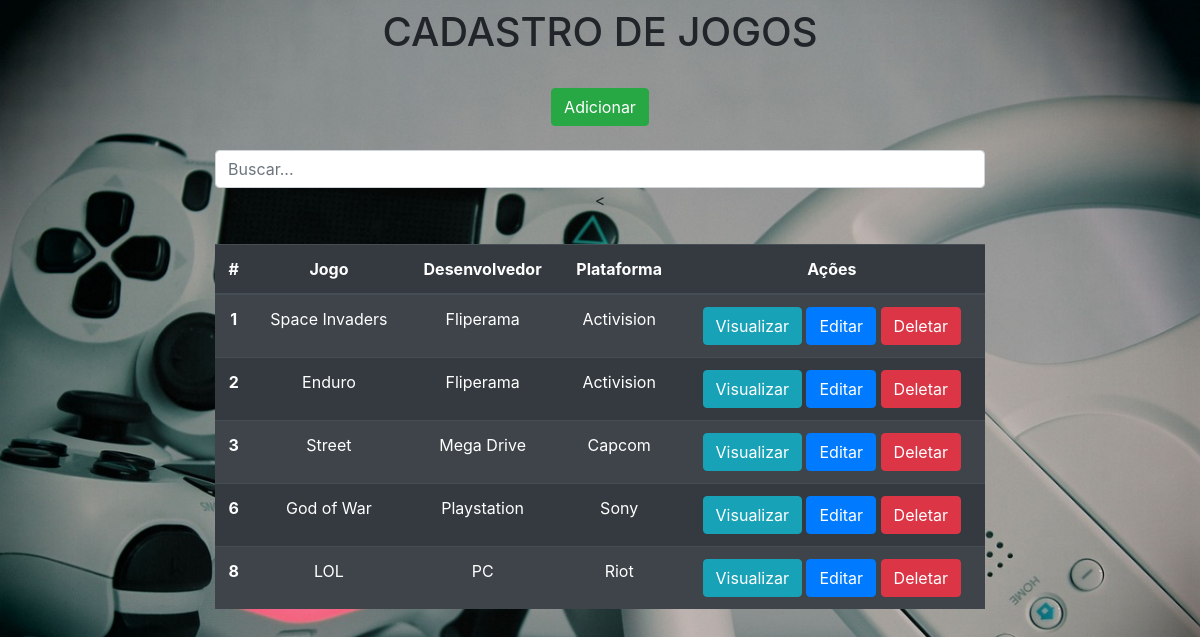
The app's page /, older data.
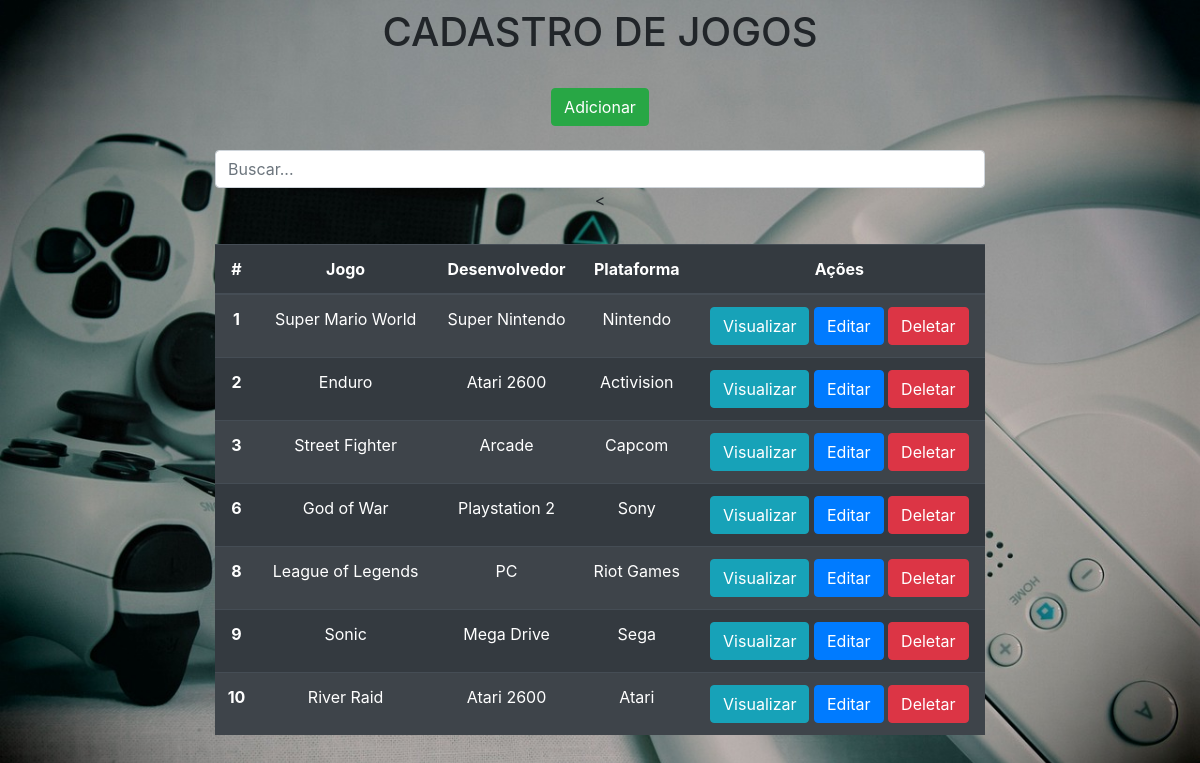
The same page, newer data.
### app/models.py (models this page shows)
class Jogos(models.Model):
    jogo = models.CharField(max_length=150)
    plataforma = models.CharField(max_length=100)
    desenvolvedor = models.CharField(max_length=150)

### app/views.py (the view)
# urls.py: 2. Add a URL to urlpatterns:  path('', views.home, name='home')
def home(request):
    data = {}
    search = request.GET.get('search')
    if search:
        data['db'] = Jogos.objects.filter(plataforma__icontains=search)
    else:
        data['db'] = Jogos.objects.all()
    return render(request, 'index.html', data)

### app/templates/index.html (shortened to what this page needs)
<!DOCTYPE html>
<html lang="pt-br">
<head>
    <link rel="stylesheet" href="https://cdn.jsdelivr.net/npm/bootstrap@4.6.2/dist/css/bootstrap.min.css" >
    <link rel="stylesheet" href="static/style.css">
</head>
<body>
    <div class="col-8 m-auto pt-2 pb-2 text-center">
        <h1>CADASTRO DE JOGOS</h1>
    </div>
    <div class="col-8 m-auto pt-3 pb-2 text-center">
        <a href="/form" class="btn btn-success text-center">Adicionar</a>
    </div>
    <div class="col-8 m-auto pt-3 pb-2 text-center">
        <form method="get">
            <input type="text" id="search" name="search" class="form-control" placeholder="Buscar...">
        <</form>
    </div>
    <div class="col-8 m-auto pt-4 pb-2">
        <table class="table table-striped table-dark">
            <thead>
                <tr class="text-center">
                    <th scope="col">#</th>
                    <th scope="col">Jogo</th>
                    <th scope="col">Desenvolvedor</th>
                    <th scope="col">Plataforma</th>
                    <th scope="col">Ações</th>
                </tr>
            </thead>
            <tbody>
            {% for dbs in db %}
                <tr class="text-center">
                        <th>{{dbs.id}}</th>
                        <td>{{dbs.jogo}}</td>
                        <td>{{dbs.plataforma}}</td>
                        <td>{{dbs.desenvolvedor}}</td>
                        <td class="text-center">
                            <a href="/view/{{dbs.id}}/" type="button" class="btn btn-info">Visualizar</a>
                            <a href="/edit/{{dbs.id}}/" type="button" class="btn btn-primary">Editar</a>
                            <a href="/delete/{{dbs.id}}/" type="button" class="btn btn-danger btnDel">Deletar</a>
                        </td>
                </tr>
            {% endfor %}
            </tbody>
        </table>
    </div>
    {% load static %}
</body>
</html>

### app/static/style.css (style rules this page uses)
body { background: url("imagens/play1.jpg") no-repeat; background-attachment: fixed; background-size: cover; }

Row changes from the older to the newer data that the page shows:
changed Jogos id 1: jogo "Space Invaders" → "Super Mario World"; plataforma "Fliperama" → "Super Nintendo"; desenvolvedor "Activision" → "Nintendo"
changed Jogos "Enduro": plataforma "Fliperama" → "Atari 2600"
changed Jogos "Capcom": jogo "Street" → "Street Fighter"; plataforma "Mega Drive" → "Arcade"
changed Jogos "God of War": plataforma "Playstation" → "Playstation 2"
changed Jogos "PC": jogo "LOL" → "League of Legends"; desenvolvedor "Riot" → "Riot Games"
added Jogos: id "9", jogo "Sonic", plataforma "Mega Drive", desenvolvedor "Sega"
added Jogos: id "10", jogo "River Raid", plataforma "Atari 2600", desenvolvedor "Atari"
